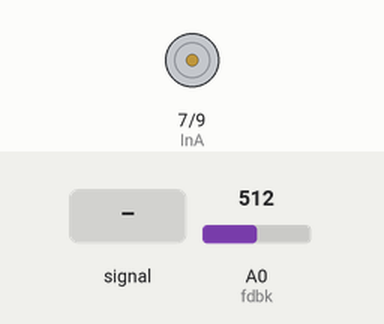
Recording of a sketch running on a simulated Arduino Uno, built with avr-gcc and run on an emulated ATmega328P. Shown: motor-driver pin pairs drawn as motors (green arrow = first pin HIGH = forward, orange = second pin HIGH = backward, longer = more drive, scaled by the enable pin). The test bench sets the inputs (shaded band); at power-on: A0 (fdbk) = 512. The ROS host is connected and sends only what is stated.

Above: at 1.2 s.
1.3 s: A0 (fdbk) fed a 2 Hz sine of ±306 counts around its level
4.3 s: A0 (fdbk) set to 0
At 4.8 s:
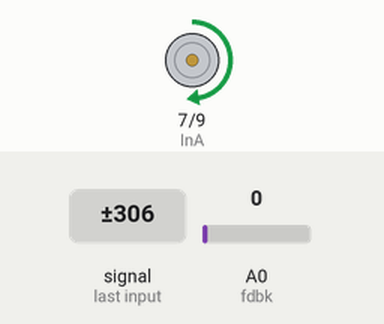
5.8 s: A0 (fdbk) set to 2
At 7.0 s:
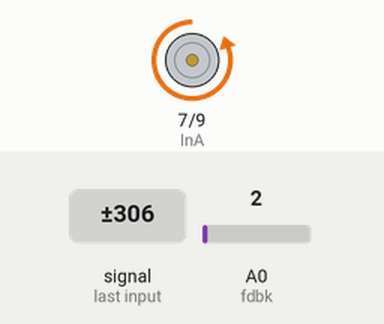
7.3 s: A0 (fdbk) set to 672
8.8 s: A0 (fdbk) set to 691
At 9.4 s:
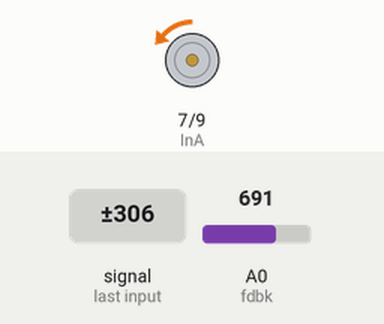
10.3 s: A0 (fdbk) set to 493
11.8 s: A0 (fdbk) set to 464
At 12.9 s:
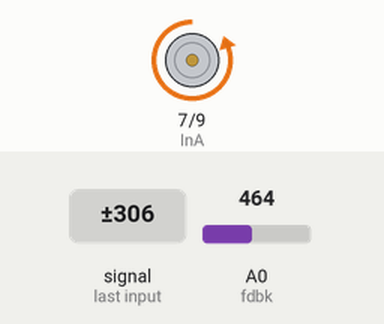
Timing chart, 0 to 14.3 s (numbered marks = the images above; inputs shaded):
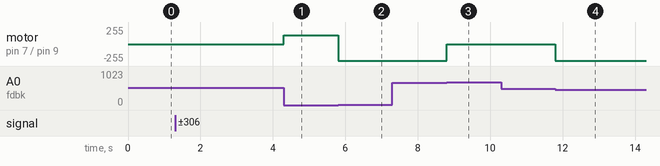

Measured:
- the behaviour switches between 0 and 1 on A0 (fdbk) (found by bisection; images 1 and 2)
- the behaviour switches between 680 and 681 on A0 (fdbk) (found by bisection; images 2 and 3)
- the behaviour switches between 480 and 479 on A0 (fdbk) (found by bisection; images 3 and 4)
- after the input at 4.3 s, motor on pin 7 (InA) / pin 9 (InB): stopped → forward 128/255 at once
- after the input at 5.8 s, motor on pin 7 (InA) / pin 9 (InB): forward 128/255 → backward 254/255 at once
- after the input at 7.3 s, every drawn part: stays the same
- after the input at 8.8 s, motor on pin 7 (InA) / pin 9 (InB): backward 254/255 → backward 1/255 at once
- after the input at 10.3 s, every drawn part: stays the same
- after the input at 11.8 s, motor on pin 7 (InA) / pin 9 (InB): backward 1/255 → backward 254/255 at once

The sketch:

steer_control_ros.ino
```cpp
// Including all the libraries required for ROS communication

#include <ros.h>
#include <geometry_msgs/Twist.h>
#include <math.h>


// Defining all the Constant Values

#define mid  580                  //found by physically setting the steering at mid
#define left_comp 695               //found by physically setting the steering at left max
#define right_comp 463                //found by physically setting the steering at right max
#define left 680
#define right 480

// Defining the global variables and pin numbers

const int Enable = 2;               //for the servo to start working
const int InA = 7;                  //inhibit input has to be disabled for the motor to spin
const int InB = 9;                 // the PWM input. 1 for direction 1 254 for direction 2
const int fdbk = A0;                //output of the encoder goes here
double currentpos = 0;                //variable for current position
int desired = mid ;               //setting the desired position as mid
double pos_er = 0;                  //position error
double Outputval;

unsigned long lastTime= 0;
double errSUM, LastERR;
double sampletime = 0.1;
double Kp = 1, Ki = 0, Kd = 2.6;
double kp, ki, kd,a,b;

// Variables for the Steering
byte incdata;
long  incoming[2];
float wheel_angle = 0;
float wheelbase=1.68;                  // wheelbase of the cart in metres
int steering_angle=0;
float angular_velocity=0;
float linear_velocity=0;
float radius;
float desired_radians=0;

// Setting up the subscriber and publisher
ros::NodeHandle nh;

void messageCb( const geometry_msgs::Twist& msg){
  angular_velocity= msg.angular.z;                  // the callback function of the subscriber
  linear_velocity=msg.linear.x;
}

ros::Subscriber<geometry_msgs::Twist> sub("cmd_vel", messageCb );
geometry_msgs::Twist str_msg;
ros::Publisher chatter("chatter", &str_msg);


void setup() {
  Serial.begin(9600);               //start serial comms
  pinMode(Enable, OUTPUT);            //setting enable, InA, InB in output mode
  pinMode(InA, OUTPUT);
  pinMode(InB, OUTPUT);
  kp = Kp;
  ki = Ki * sampletime;
  kd = Kd / sampletime;
  a = kp * 1;
  b = kp * 100;

  // Initiating the ROS Topics
  nh.initNode();
  nh.subscribe(sub);
  nh.advertise(chatter);                    // testing if the code works or not

}

void loop() {

  // maths for converting the angular velocity to steering angle
  radius = linear_velocity/angular_velocity;
  wheel_angle= atan(wheelbase/radius);
  desired_radians = wheel_angle*14.546;
  desired = desired_radians*57.2958;

  //Serial.print(desired);
  currentpos = analogRead(fdbk);          //current postion will be the direct input of the analog pin
  pos_er = desired - currentpos;          //self explanatory


   while (pos_er != 0)
         {
          unsigned long now = millis();
          double timechange = (double)(now - lastTime);


          currentpos = analogRead(fdbk);
          pos_er = desired - currentpos;          //self explanatory
          errSUM += (pos_er * timechange);
          double dErr = (pos_er - LastERR) / timechange;

          Outputval = kp * pos_er + ki*errSUM + kd*dErr;


          LastERR = pos_er;
          lastTime = now - sampletime;


          if (currentpos < right_comp | currentpos <right)
              {
                digitalWrite(InA, LOW);
                analogWrite(InB, 254);
              }
          else if (currentpos > left_comp | currentpos >left)
              {
                digitalWrite(InA, LOW);
                analogWrite(InB, 1);
              }


         if ((currentpos >= right_comp) && (currentpos <= left_comp))
              {
                if ((desired >= right_comp) && (desired <= left_comp))
               {
                     if (Outputval > 1)
                      {
                        digitalWrite(Enable, HIGH);
                        digitalWrite(InA, LOW);
                        int val_pve = map(Outputval, a, b, 128, 254);
                        if (val_pve > 254)
                             {
                               analogWrite(InB, 254);

                             }
                        else
                             {
                              analogWrite(InB, val_pve);
                             }
                      }

                    if (Outputval < -1)
                      {
                            digitalWrite(Enable, HIGH);

                            digitalWrite(InA, LOW);

                             int val_nve = map(Outputval, -a, -b, 126, 1);
                             if (val_nve < 1)
                               {
                                   analogWrite(InB, 1);
                               }

                             else
                               {
                                  analogWrite(InB, val_nve);

                               }

                      }

              }
    }
  }
  if (pos_er == 0)
  {
    digitalWrite(Enable, HIGH);

    digitalWrite(InA, HIGH);
    analogWrite(InB, 127);

  }

// Publishing the values for testing the code
  str_msg.linear.x= linear_velocity;
  str_msg.angular.z=desired;
  chatter.publish( &str_msg );

nh.spinOnce();


}
```
